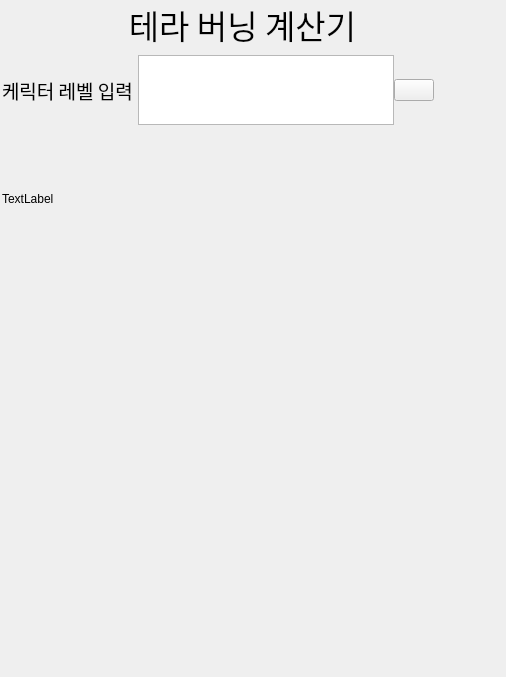
<?xml version="1.0" encoding="UTF-8"?>
<ui version="4.0">
 <class>Form</class>
 <widget class="QWidget" name="Form">
  <property name="geometry">
   <rect>
    <x>0</x>
    <y>0</y>
    <width>506</width>
    <height>677</height>
   </rect>
  </property>
  <property name="sizePolicy">
   <sizepolicy hsizetype="Preferred" vsizetype="Preferred">
    <horstretch>0</horstretch>
    <verstretch>0</verstretch>
   </sizepolicy>
  </property>
  <property name="windowTitle">
   <string>Form</string>
  </property>
  <property name="windowIcon">
   <iconset>
    <normaloff>C:/Users/isak0/OneDrive/바탕 화면/terab.png</normaloff>C:/Users/isak0/OneDrive/바탕 화면/terab.png</iconset>
  </property>
  <widget class="QWidget" name="">
   <property name="geometry">
    <rect>
     <x>2</x>
     <y>0</y>
     <width>501</width>
     <height>681</height>
    </rect>
   </property>
   <layout class="QVBoxLayout" name="verticalLayout" stretch="0,1,7">
    <property name="sizeConstraint">
     <enum>QLayout::SetFixedSize</enum>
    </property>
    <item>
     <layout class="QHBoxLayout" name="horizontalLayout_2" stretch="1,9">
      <item>
       <widget class="QLabel" name="lbl_title_img">
        <property name="text">
         <string/>
        </property>
        <property name="pixmap">
         <pixmap>C:/Users/isak0/OneDrive/바탕 화면/terab.png</pixmap>
        </property>
       </widget>
      </item>
      <item>
       <widget class="QLabel" name="lbl_title">
        <property name="font">
         <font>
          <family>CookieRun Bold</family>
          <pointsize>25</pointsize>
         </font>
        </property>
        <property name="layoutDirection">
         <enum>Qt::LeftToRight</enum>
        </property>
        <property name="text">
         <string>테라 버닝 계산기</string>
        </property>
        <property name="alignment">
         <set>Qt::AlignCenter</set>
        </property>
       </widget>
      </item>
     </layout>
    </item>
    <item>
     <layout class="QHBoxLayout" name="horizontalLayout" stretch="1,8,0">
      <property name="spacing">
       <number>0</number>
      </property>
      <item>
       <widget class="QLabel" name="lbl_cha">
        <property name="font">
         <font>
          <family>CookieRun Bold</family>
          <pointsize>14</pointsize>
         </font>
        </property>
        <property name="layoutDirection">
         <enum>Qt::LeftToRight</enum>
        </property>
        <property name="text">
         <string>케릭터 레벨 입력 </string>
        </property>
       </widget>
      </item>
      <item>
       <widget class="QTextEdit" name="level">
        <property name="layoutDirection">
         <enum>Qt::RightToLeft</enum>
        </property>
       </widget>
      </item>
      <item>
       <widget class="QPushButton" name="btn_tera">
        <property name="sizePolicy">
         <sizepolicy hsizetype="Fixed" vsizetype="Fixed">
          <horstretch>0</horstretch>
          <verstretch>0</verstretch>
         </sizepolicy>
        </property>
        <property name="focusPolicy">
         <enum>Qt::StrongFocus</enum>
        </property>
        <property name="text">
         <string/>
        </property>
        <property name="icon">
         <iconset>
          <normaloff>C:/Users/isak0/OneDrive/바탕 화면/terab.png</normaloff>C:/Users/isak0/OneDrive/바탕 화면/terab.png</iconset>
        </property>
        <property name="iconSize">
         <size>
          <width>40</width>
          <height>40</height>
         </size>
        </property>
       </widget>
      </item>
     </layout>
    </item>
    <item>
     <widget class="QLabel" name="lbl_text">
      <property name="text">
       <string>TextLabel</string>
      </property>
     </widget>
    </item>
   </layout>
  </widget>
 </widget>
 <resources/>
 <connections/>
</ui>
